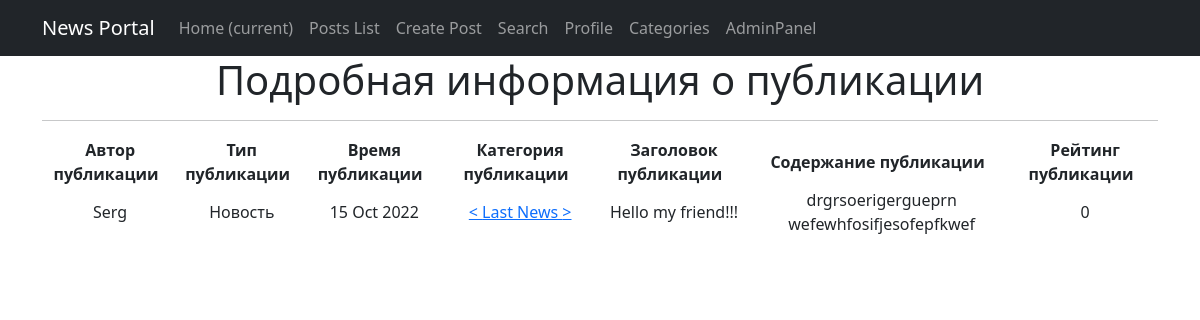
/news_edit/2/, run on the app's committed database.
### news/models.py (models this page shows, shortened)
class Post(models.Model):
    article = 'AR'
    news = 'NW'
    kind = [
        (article, 'Статья'),
        (news, 'Новость')
    ]
    author = models.ForeignKey(Author, on_delete=models.CASCADE)
    view = models.CharField(max_length=2, choices=kind, default=article)
    time_of_creation = models.DateTimeField(auto_now_add=True)
    post_category = models.ForeignKey(Category, on_delete=models.CASCADE, verbose_name='Категория(category)')
    title = models.CharField(max_length=128)
    text = models.TextField()
    post_rating = models.IntegerField(default=0)
    class Meta:
        verbose_name = 'Публикация'
        verbose_name_plural = 'Публикации'

class Author(models.Model):
    author_user = models.OneToOneField(User, on_delete=models.CASCADE)
    author_rating = models.IntegerField(default=0)
    class Meta:
        verbose_name = 'Автор'
        verbose_name_plural = 'Авторы'
    def __str__(self):
        return f'{self.author_user}'

class Category(models.Model):
    name = models.CharField(max_length=64, unique=True)
    subscribers = models.ManyToManyField(User, through='CategorySubscribers')
    class Meta:
        verbose_name = 'Категория'
        verbose_name_plural = 'Категории'
    def __str__(self):
        return f'{self.name}'

### news/views.py (the view)
# urls.py: path('<int:pk>/', PostDetailView.as_view(), name='post_detail'),
class PostDetailView(DetailView):
    template_name = 'news/post_detail.html'
    queryset = Post.objects.all()
    def get_object(self, *args, **kwargs):  # переопределяем метод получения объекта, как ни странно
        obj = cache.get(f'post-{self.kwargs["pk"]}', None)  # кэш очень похож на словарь, и метод get действует также.
        if not obj:
            obj = super().get_object(*args, **kwargs)
            cache.set(f'post-{self.kwargs["pk"]}', obj)
        return obj

### news/templatetags/custom_filters.py (called while the page is built)
@register.filter(name='censor')
def censor(value):
    censor_list = ['мат']
    text = value.split()
    for word in text:
        if word.lower() in censor_list:
            value = value.replace(word, '[CENSORED]')
    return value

### templates/news/post_detail.html (shortened to what this page needs)
{% extends 'default.html' %}
{% load custom_filters %}
{% block content %}
<h1>Подробная информация о публикации</h1>
  <hr>
<table>
    <thead>
        <th>
            <b>Автор публикации &nbsp </b>
        </th>
        <th>
            <b>Тип публикации &nbsp </b>
        </th>
        <th>
            <b>Время публикации &nbsp </b>
        </th>
        <th>
            <b>Категория публикации &nbsp </b>
        </th>
        <th>
            <b>Заголовок публикации &nbsp </b>
        </th>
        <th>
            <b>Содержание публикации &nbsp </b>
        </th>
        <th>
            <b>Рейтинг публикации &nbsp </b>
        </th>
    </thead>
    <tr>
        <td>
            {{ post.author }}
        </td>
        <td>
            {{ post.get_view_display}}
        </td>
        <td>
            {{ post.time_of_creation|date:'d M Y' }}
        </td>
        <td>
            <a href="{% url 'category_subscription' post.post_category.id %}"> < {{ post.post_category }} > </a>
        </td>
        <td>
            {{ post.title }}
        </td>
        <td>
            {{ post.text|truncatechars:50|censor  }}
        </td>
        <td>
            {{ post.post_rating }}
        </td>
    </tr>
</table>
<br>
{% endblock content %}

### data on the page
Post: author "Serg", view "Новость", time_of_creation "15 Oct 2022", post_category "Last News", title "Hello my friend!!!", text|censor "drgrsoerigergueprn wefewhfosifjesofepfkwef", post_rating "0"
